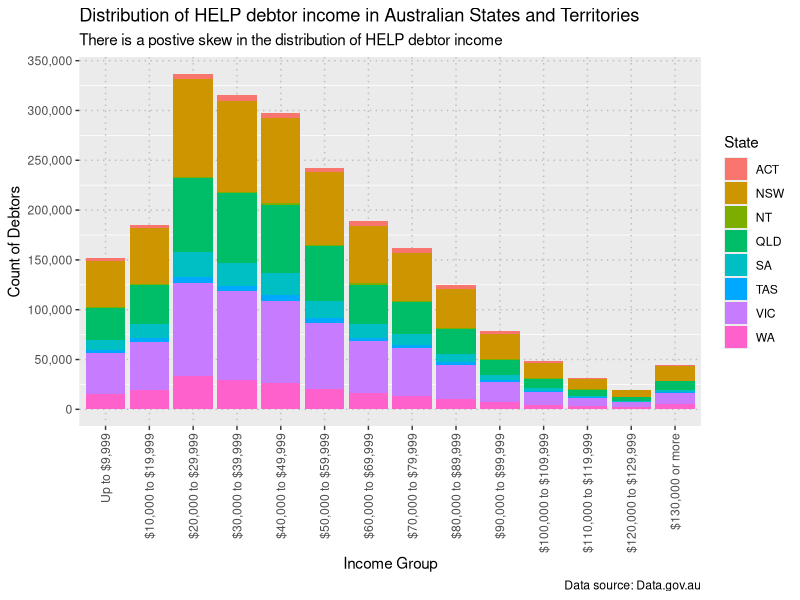
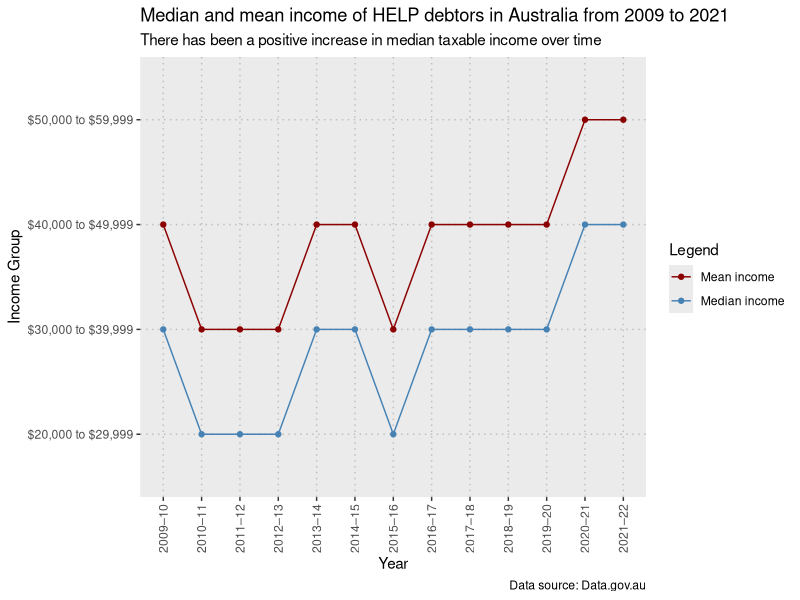

Generate these figures, in order, with R:
## ---- chunk 1
knitr::opts_chunk$set(echo = TRUE)

# Loading Libraries
library(readxl)
library(dplyr)
library(tidyr)
library(ggplot2)
library(scales)
library(tidyverse)
library(knitr)
library(bookdown)

# Loading Data
table_1 <- read_xlsx("Data/help-statistics-2021-2022.xlsx", sheet = 2, skip = 2, col_names = TRUE)
table_2 <- read_xlsx("Data/help-statistics-2021-2022.xlsx", sheet = 3, skip = 2, col_names = TRUE)
table_3 <- read_xlsx("Data/help-statistics-2021-2022.xlsx", sheet = 4, skip = 2, col_names = TRUE)
table_4 <- read_xlsx("Data/help-statistics-2021-2022.xlsx", sheet = 5, skip = 2, col_names = TRUE)
table_7 <- read_xlsx("Data/help-statistics-2021-2022.xlsx", sheet = 8, skip = 2, col_names = TRUE)
## ---- chunk 2

# Select columns and filter data
income_dist <- table_7 %>%
  select('Financial year', 'HELP repayment income', 'ACT', 'NSW', 'NT', 'QLD', 'SA', 'TAS', 'VIC', 'WA') %>%
  filter(`Financial year` == "2021–22") %>%
  filter(`HELP repayment income` != "Unknown")

# Pivot data
pivoted_dist <- income_dist %>%
  pivot_longer(
    cols = c('ACT', 'NSW', 'NT', 'QLD', 'SA', 'TAS', 'VIC', 'WA'),
    names_to = "State",
    values_to = "Count")

# Create factor to assign order to char type column
income_factor = c("Up to $9,999", "$10,000 to $19,999", "$20,000 to $29,999", "$30,000 to $39,999", "$40,000 to $49,999", "$50,000 to $59,999", "$60,000 to $69,999", "$70,000 to $79,999", "$80,000 to $89,999", "$90,000 to $99,999", "$100,000 to $109,999", "$110,000 to $119,999", "$120,000 to $129,999", "$130,000 or more")


# Create plot
dist_plot <- ggplot(data = pivoted_dist, aes(x = factor(`HELP repayment income`, level = income_factor), y = Count, fill = State)) +
  geom_bar(stat="identity") +
  theme(panel.grid.major = element_line(color = "grey",
                                        size = 0.5,
                                        linetype = 3),
        axis.text.x = element_text(angle = 90, vjust = 0.5, hjust=1)) +
  scale_y_continuous(name="Count of Debtors", labels = label_comma(), 
                     breaks = seq(0, 350000, by = 50000)) +
  xlab("Income Group") +
  labs(title = "Distribution of HELP debtor income in Australian States and Territories", 
       subtitle = "There is a postive skew in the distribution of HELP debtor income", 
       caption = "Data source: Data.gov.au")

## ---- chunk 3

# Display table
kable(income_dist, 
      col.names = c("Financial Year","HELP Repayment Income", "ACT", "NSW", "NT", "QLD", "SA", "TAS", "VIC", "WA"), 
      caption = "Table of count of outstanding HELP debtors in each income group by State or Territory in 2021-22")

## ---- chunk 4

# Display plot
dist_plot

## ---- chunk 5

# Select columns and filter data
median_income <- table_7 %>%
  select('Financial year', 'HELP repayment income', 'ACT', 'NSW', 'NT', 'QLD', 'SA', 'TAS', 'VIC', 'WA') %>%
  filter(`HELP repayment income` != "Unknown")

# Pivot data
median_pivot <- median_income %>%
  pivot_longer(
    cols = c('ACT', 'NSW', 'NT', 'QLD', 'SA', 'TAS', 'VIC', 'WA'),
    names_to = "State",
    values_to = "Count")

# Change income column from char type to numerical
median_pivot <- mutate(median_pivot, `HELP repayment income` = case_when(
    `HELP repayment income`=="Up to $9,999" ~ 9999,
    `HELP repayment income`=="$10,000 to $19,999" ~ 19999, 
    `HELP repayment income`=="$20,000 to $29,999" ~ 29999, 
    `HELP repayment income`=="$30,000 to $39,999" ~ 39999, 
    `HELP repayment income`=="$40,000 to $49,999" ~ 49999, 
    `HELP repayment income`=="$50,000 to $59,999" ~ 59999, 
    `HELP repayment income`=="$60,000 to $69,999" ~ 69999, 
    `HELP repayment income`=="$70,000 to $79,999" ~ 79999, 
    `HELP repayment income`=="$80,000 to $89,999" ~ 89999, 
    `HELP repayment income`=="$90,000 to $99,999" ~ 99999, 
    `HELP repayment income`=="$100,000 or more" ~ 100000,
    `HELP repayment income`=="$100,000 to $109,999" ~ 109999,
    `HELP repayment income`=="$110,000 to $119,999" ~ 119999, 
    `HELP repayment income`=="$120,000 to $129,999" ~ 129999, 
    `HELP repayment income`=="$130,000 or more" ~ 130000,
    is.na(`HELP repayment income`) ~ 0
    ))

# Create new variables
median_pivoted <- median_pivot %>%
  group_by(`Financial year`) %>%
  summarise(
    `Count of Debtors` = sum(Count),
    `Median Income` = sort(rep(`HELP repayment income`,Count))[length(rep(`HELP repayment income`,Count))/2],
    `Mean Income` = sum(sort(rep(`HELP repayment income`,Count)))/length(sort(rep(`HELP repayment income`,Count)))
  )

# Change median income column back to char type
median_pivoted <- mutate(median_pivoted, `Median Income` = case_when(
    `Median Income`==9999 ~ "Up to $9,999",
    `Median Income`==19999 ~ "$10,000 to $19,999", 
    `Median Income`==29999 ~ "$20,000 to $29,999", 
    `Median Income`==39999 ~ "$30,000 to $39,999", 
    `Median Income`==49999 ~ "$40,000 to $49,999", 
    `Median Income`==59999 ~ "$50,000 to $59,999", 
    `Median Income`==69999 ~ "$60,000 to $69,999", 
    `Median Income`==79999 ~ "$70,000 to $79,999", 
    `Median Income`==89999 ~ "$80,000 to $89,999", 
    `Median Income`==99999 ~ "$90,000 to $99,999",
    `Median Income`==100000 ~ "$100,000 or more",
    `Median Income`==109999 ~ "$100,000 to $109,999", 
    `Median Income`==119999 ~ "$110,000 to $119,999", 
    `Median Income`==129999 ~ "$120,000 to $129,999", 
    `Median Income`==130000 ~ "$130,000 or more"
    ))

# Change mean income column back to char type
median_pivoted2 <- mutate(median_pivoted, `Mean Income` = case_when(
    `Mean Income`<=9999 ~ "Up to $9,999",
    `Mean Income`<=19999 ~ "$10,000 to $19,999", 
    `Mean Income`<=29999 ~ "$20,000 to $29,999", 
    `Mean Income`<=39999 ~ "$30,000 to $39,999", 
    `Mean Income`<=49999 ~ "$40,000 to $49,999", 
    `Mean Income`<=59999 ~ "$50,000 to $59,999", 
    `Mean Income`<=69999 ~ "$60,000 to $69,999", 
    `Mean Income`<=79999 ~ "$70,000 to $79,999", 
    `Mean Income`<=89999 ~ "$80,000 to $89,999", 
    `Mean Income`<=99999 ~ "$90,000 to $99,999",
    `Mean Income`==100000 ~ "$100,000 or more",
    `Mean Income`<=109999 ~ "$100,000 to $109,999", 
    `Mean Income`<=119999 ~ "$110,000 to $119,999", 
    `Mean Income`<=129999 ~ "$120,000 to $129,999", 
    `Mean Income`<=130000 ~ "$130,000 or more"
    ))

# Create plot
median_plot <- ggplot(median_pivoted2, aes(x=`Financial year`)) + 
  geom_line(aes(y = `Median Income`, group = 1, color = "Median")) +
  geom_point(aes(y = `Median Income`, group = 1, color = "Median")) +
  geom_line(aes(y = `Mean Income`, group = 1, color = "Mean")) +
  geom_point(aes(y = `Mean Income`, group = 1, color = "Mean")) +
  scale_color_manual(values = c(Median = "steelblue", Mean = "darkred"), 
                     labels = c(Median = "Median income", Mean = "Mean income")) +
  labs(title = "Median and mean income of HELP debtors in Australia from 2009 to 2021", 
       subtitle = "There has been a positive increase in median taxable income over time", 
       caption = "Data source: Data.gov.au") +
  ylab("Income Group") +
  xlab("Year") +
  guides(col=guide_legend("Legend")) +
  theme(panel.grid.major = element_line(color = "grey",
                                        size = 0.5,
                                        linetype = 3),
        axis.text.x = element_text(angle = 90, vjust = 0.5, hjust=1))

## ---- chunk 6

# Display the table
kable(median_pivoted2, 
      col.names = c("Financial Year", "Count of Outstanding Debtors", "Median Income", "Mean Income"), 
      caption = "Table of the median and mean taxable income group of outstanding HELP debtors in Australia from 2009-10 to 2021-22")

## ---- chunk 7

# Display the plot
median_plot
